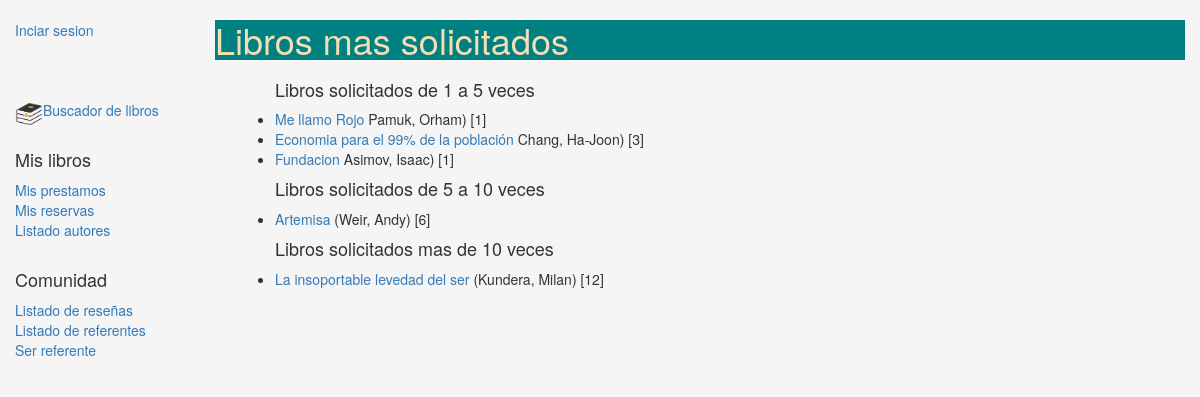
The page /gestion/mostcounted/ on the database its author committed.
### gestion/models.py (models this page shows, shortened)
class Book(models.Model):
    title = models.CharField(verbose_name = 'Titulo', max_length=200)
    author = models.ForeignKey('Author', on_delete=models.SET_NULL, null=True, verbose_name = 'Autor')
    summary = models.TextField(max_length=1000,
        help_text="Ingrese una breve descripción del libro", verbose_name = 'Resumen')
    isbn = models.CharField('ISBN',max_length=13,
        help_text='13 Caracteres <a href="https://www.isbn-international.org/content/what-isbn">ISBN number</a>')
    genre = models.ManyToManyField(Genre,
        help_text="Seleccione los generos de este libro", verbose_name = 'Genero')
    language = models.ForeignKey(Language, on_delete=models.SET_NULL, null=True, verbose_name = 'Lenguaje')
    image = models.ImageField(upload_to = 'gestion', null = True, blank = True, verbose_name = 'Imagen')
    counter = models.IntegerField(blank = True, null = True, default = 0)
    def get_absolute_url(self):
        return reverse('book-detail', args=[str(self.id)]) #Devuelve la URL a una instancia particular de Book
    def display_genre(self):
        return ', '.join([ genre.name for genre in self.genre.all()[:3] ]) #Crea string para el genero (para Admin)
    display_genre.short_description = 'Genre'

class Author(models.Model):
    first_name = models.CharField(max_length=100, verbose_name = 'Nombre')
    last_name = models.CharField(max_length=100, verbose_name = 'Apellido')
    class Meta:
        ordering = ['last_name']
    def __str__(self):
        return '%s, %s' % (self.last_name, self.first_name)

### gestion/views.py (the view)
# urls.py: path('mostcounted/',views.MostCounted.as_view(), name = 'most-counted'),
class MostCounted(generic.ListView):
    model = Book
    template_name = 'gestion/most_counted.html'

### gestion/templates/gestion/most_counted.html
{% extends "base_generic.html" %}
{% block content %}
<h1> Libros mas solicitados</h1>
<div style="margin-left:20px;margin-top:20px">
  <ul>
    <h4>Libros solicitados de 1 a 5 veces</h4>
    {% for count in object_list %}
        {% if count.counter > 0 and count.counter < 6 %}
            <li>
                <a href="{{ count.get_absolute_url }}">{{ count.title }}</a> {{count.author}}) [{{count.counter}}]
            </li>
        {% endif %}
    {% endfor %}
    <h4>Libros solicitados de 5 a 10 veces</h4>
    {% for count in object_list %}
        {% if count.counter > 5 and count.counter < 11 %}
            <li>
                <a href="{{ count.get_absolute_url }}">{{ count.title }}</a> ({{count.author}}) [{{count.counter}}]
            </li>
        {% endif %}
    {% endfor %}
    <h4>Libros solicitados mas de 10 veces</h4>
    {% for count in object_list %}
        {% if count.counter > 10 %}
            <li>
                <a href="{{ count.get_absolute_url }}">{{ count.title }}</a> ({{count.author}}) [{{count.counter}}]
            </li>
        {% endif %}
    {% endfor %}
  </ul>
</div>
{% endblock %}

### gestion/static/css/styles.css (style rules this page uses)
body { background-color: whitesmoke; }
h1 { background-color: teal; color: wheat; }

### rows shown on the page
Book: title "Me llamo Rojo", author "Pamuk, Orham", counter "1"
Book: title "Economia para el 99% de la población", author "Chang, Ha-Joon", counter "3"
Book: title "Fundacion", author "Asimov, Isaac", counter "1"
Book: title "Artemisa", author "Weir, Andy", counter "6"
Book: title "La insoportable levedad del ser", author "Kundera, Milan", counter "12"
